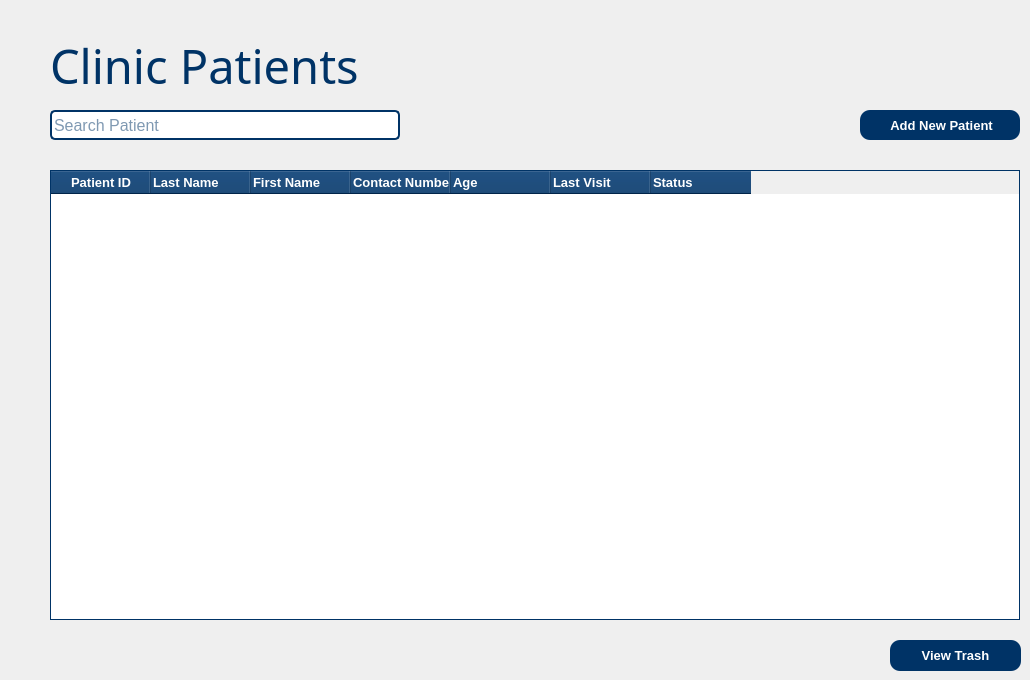
    <widget class="QWidget" name="pagePatients">
     <widget class="QLabel" name="label_Patients">
      <property name="geometry">
       <rect>
        <x>50</x>
        <y>40</y>
        <width>401</width>
        <height>50</height>
       </rect>
      </property>
      <property name="font">
       <font>
        <family>Cooper Black</family>
        <pointsize>35</pointsize>
        <weight>50</weight>
        <bold>false</bold>
       </font>
      </property>
      <property name="styleSheet">
       <string notr="true">color: rgb(0, 51, 102);</string>
      </property>
      <property name="text">
       <string>Clinic Patients</string>
      </property>
     </widget>
     <widget class="QTableWidget" name="tableWidgetPat">
      <property name="geometry">
       <rect>
        <x>50</x>
        <y>170</y>
        <width>970</width>
        <height>450</height>
       </rect>
      </property>
      <property name="minimumSize">
       <size>
        <width>871</width>
        <height>0</height>
       </size>
      </property>
      <property name="font">
       <font>
        <family>Arial</family>
        <pointsize>10</pointsize>
       </font>
      </property>
      <property name="layoutDirection">
       <enum>Qt::LeftToRight</enum>
      </property>
      <property name="autoFillBackground">
       <bool>false</bool>
      </property>
      <property name="styleSheet">
       <string notr="true">QTableWidget {
    border: 1px solid  rgb(0, 51, 102);
    background-color: white;
    gridline-color: #dcdcdc;
}

QHeaderView::section {
    background-color: rgb(0, 51, 102);
    color: white;
    padding: 2px;
}

QTableWidget::item {
    font-size: 10px;
	padding-left: 2px;
}
</string>
      </property>
      <column>
       <property name="text">
        <string>Patient ID</string>
       </property>
       <property name="font">
        <font>
         <family>Arial</family>
         <pointsize>10</pointsize>
         <weight>75</weight>
         <bold>true</bold>
        </font>
       </property>
      </column>
      <column>
       <property name="text">
        <string>Last Name</string>
       </property>
       <property name="font">
        <font>
         <family>Arial</family>
         <pointsize>10</pointsize>
         <weight>75</weight>
         <bold>true</bold>
         <kerning>false</kerning>
        </font>
       </property>
       <property name="textAlignment">
        <set>AlignLeading|AlignVCenter</set>
       </property>
      </column>
      <column>
       <property name="text">
        <string>First Name</string>
       </property>
       <property name="font">
        <font>
         <family>Arial</family>
         <pointsize>10</pointsize>
         <weight>75</weight>
         <bold>true</bold>
         <kerning>false</kerning>
        </font>
       </property>
       <property name="textAlignment">
        <set>AlignLeading|AlignVCenter</set>
       </property>
      </column>
      <column>
       <property name="text">
        <string>Contact Number</string>
       </property>
       <property name="font">
        <font>
         <family>Arial</family>
         <pointsize>10</pointsize>
         <weight>75</weight>
         <bold>true</bold>
         <kerning>false</kerning>
        </font>
       </property>
       <property name="textAlignment">
        <set>AlignLeading|AlignVCenter</set>
       </property>
      </column>
      <column>
       <property name="text">
        <string>Age</string>
       </property>
       <property name="font">
        <font>
         <family>Arial</family>
         <pointsize>10</pointsize>
         <weight>75</weight>
         <bold>true</bold>
         <kerning>false</kerning>
        </font>
       </property>
       <property name="textAlignment">
        <set>AlignLeading|AlignVCenter</set>
       </property>
      </column>
      <column>
       <property name="text">
        <string>Last Visit</string>
       </property>
       <property name="font">
        <font>
         <family>Arial</family>
         <pointsize>10</pointsize>
         <weight>75</weight>
         <bold>true</bold>
         <kerning>false</kerning>
        </font>
       </property>
       <property name="textAlignment">
        <set>AlignLeading|AlignVCenter</set>
       </property>
      </column>
      <column>
       <property name="text">
        <string>Status</string>
       </property>
       <property name="font">
        <font>
         <family>Arial</family>
         <pointsize>10</pointsize>
         <weight>75</weight>
         <bold>true</bold>
         <kerning>false</kerning>
        </font>
       </property>
       <property name="textAlignment">
        <set>AlignLeading|AlignVCenter</set>
       </property>
      </column>
     </widget>
     <widget class="QPushButton" name="pushBtnAddNPat">
      <property name="geometry">
       <rect>
        <x>860</x>
        <y>110</y>
        <width>160</width>
        <height>30</height>
       </rect>
      </property>
      <property name="font">
       <font>
        <family>Arial</family>
        <pointsize>10</pointsize>
        <weight>75</weight>
        <bold>true</bold>
       </font>
      </property>
      <property name="styleSheet">
       <string notr="true">background-color: rgb(0, 51, 102);
color: white;
border-radius: 10px;</string>
      </property>
      <property name="text">
       <string> Add New Patient</string>
      </property>
      <property name="icon">
       <iconset>
        <normaloff>../wfpics/addIcon.png</normaloff>../wfpics/addIcon.png</iconset>
      </property>
      <property name="checkable">
       <bool>false</bool>
      </property>
     </widget>
     <widget class="QLineEdit" name="lineEditSearchPat">
      <property name="geometry">
       <rect>
        <x>50</x>
        <y>110</y>
        <width>350</width>
        <height>30</height>
       </rect>
      </property>
      <property name="font">
       <font>
        <family>Arial</family>
        <pointsize>12</pointsize>
       </font>
      </property>
      <property name="toolTipDuration">
       <number>-1</number>
      </property>
      <property name="styleSheet">
       <string notr="true">background-color: white;
color:  rgb(0, 51, 102);
border: 2px solid rgb(0, 51, 102);
border-radius: 5px;</string>
      </property>
      <property name="cursorPosition">
       <number>0</number>
      </property>
      <property name="alignment">
       <set>Qt::AlignLeading|Qt::AlignLeft|Qt::AlignVCenter</set>
      </property>
      <property name="placeholderText">
       <string>Search Patient</string>
      </property>
      <property name="cursorMoveStyle">
       <enum>Qt::LogicalMoveStyle</enum>
      </property>
      <property name="clearButtonEnabled">
       <bool>false</bool>
      </property>
     </widget>
     <widget class="QPushButton" name="pushBtnTrashPat">
      <property name="geometry">
       <rect>
        <x>890</x>
        <y>640</y>
        <width>131</width>
        <height>31</height>
       </rect>
      </property>
      <property name="font">
       <font>
        <family>Arial</family>
        <pointsize>10</pointsize>
        <weight>75</weight>
        <bold>true</bold>
       </font>
      </property>
      <property name="styleSheet">
       <string notr="true">background-color: rgb(0, 51, 102);
color: white;
border-radius: 10px;</string>
      </property>
      <property name="text">
       <string>View Trash</string>
      </property>
      <property name="icon">
       <iconset>
        <normaloff>../wfpics/trashIcon.png</normaloff>../wfpics/trashIcon.png</iconset>
      </property>
      <property name="checkable">
       <bool>false</bool>
      </property>
     </widget>
     <zorder>label_Patients</zorder>
     <zorder>tableWidgetPat</zorder>
     <zorder>lineEditSearchPat</zorder>
     <zorder>pushBtnTrashPat</zorder>
     <zorder>pushBtnAddNPat</zorder>
    </widget>
